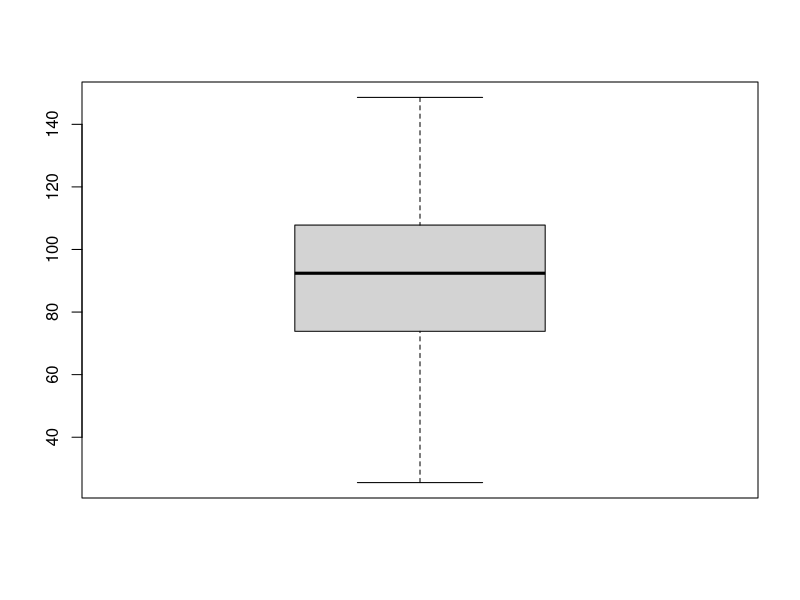
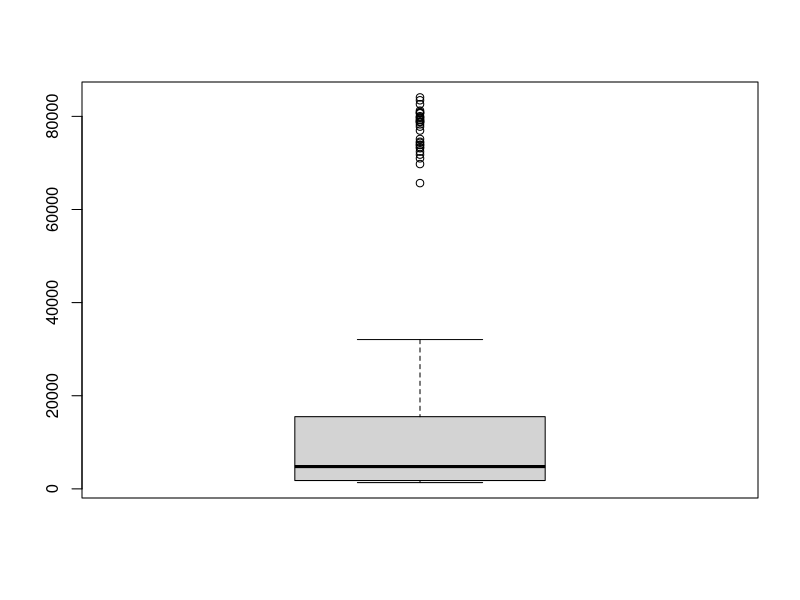
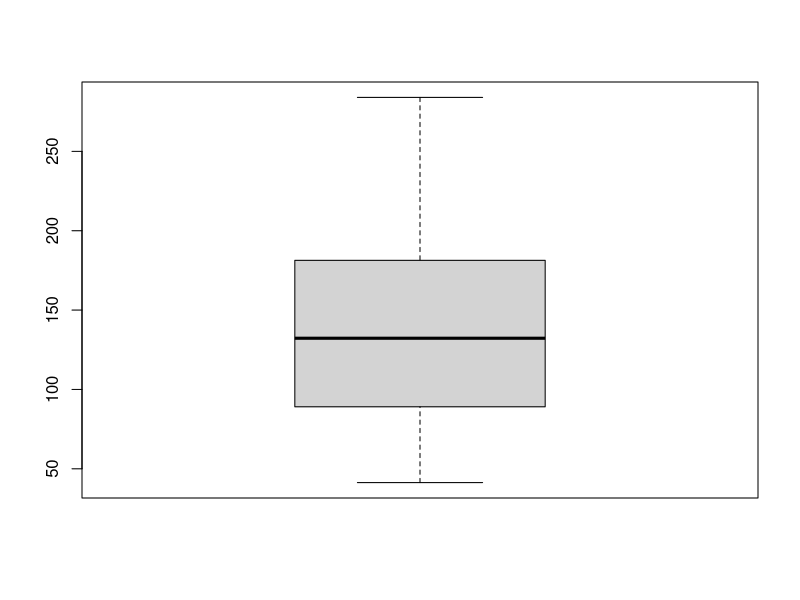
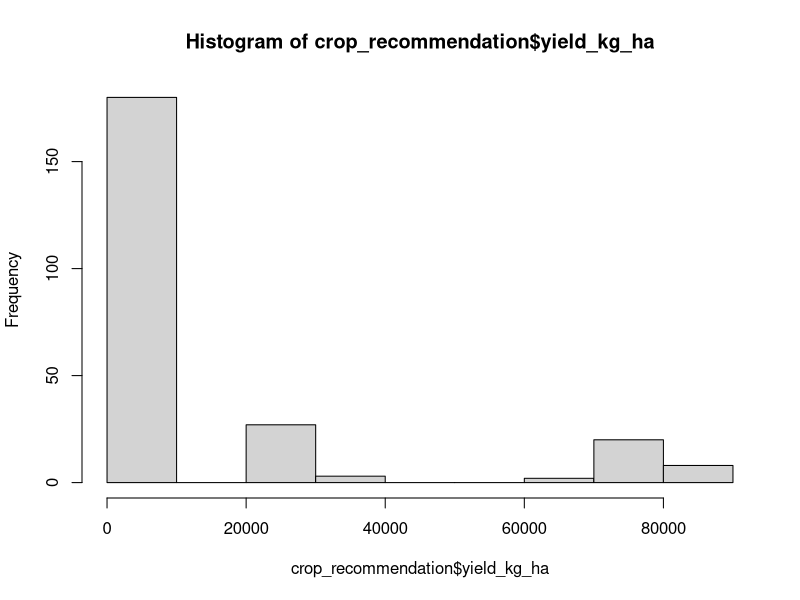
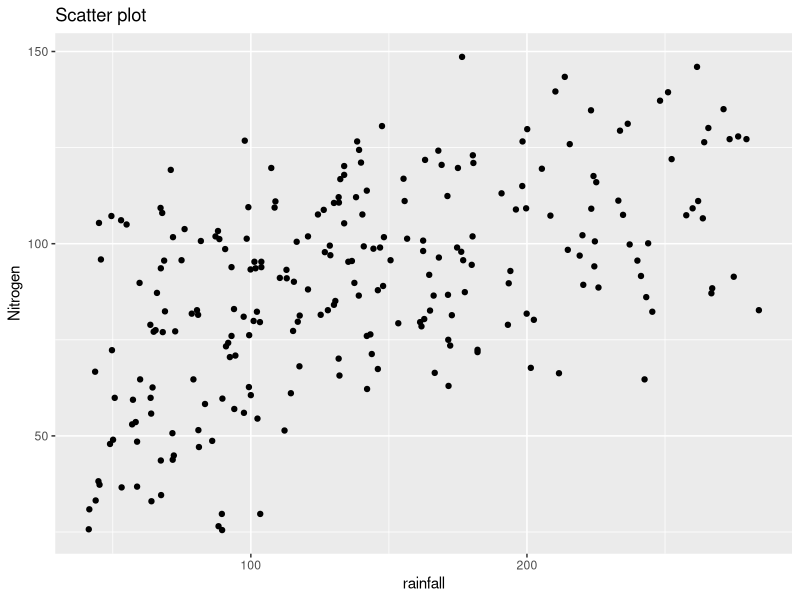
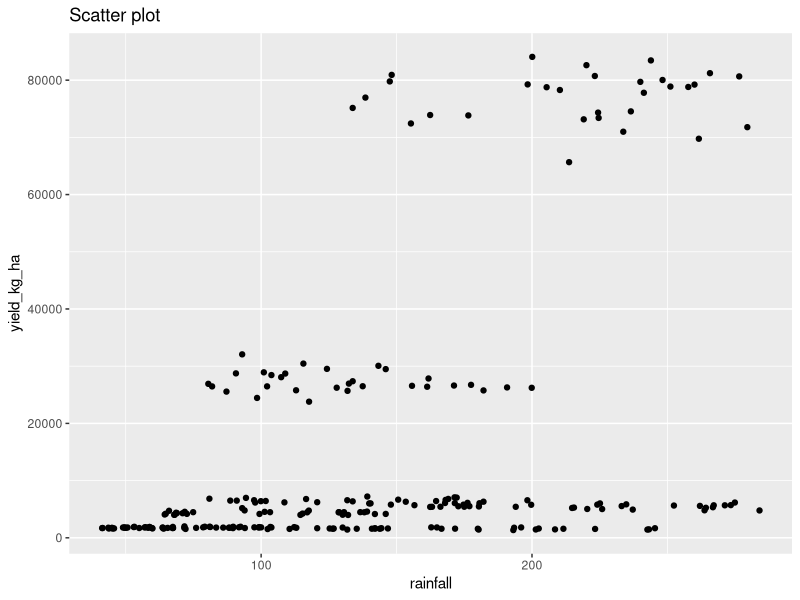
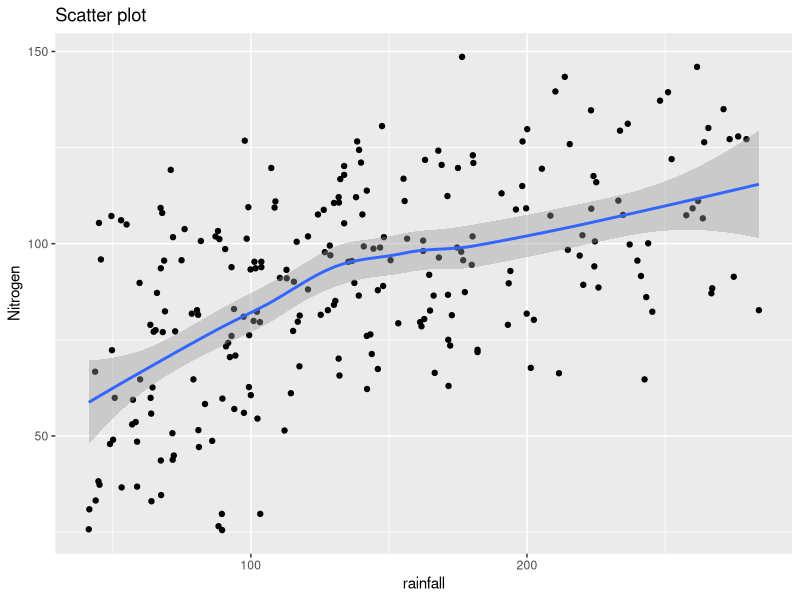
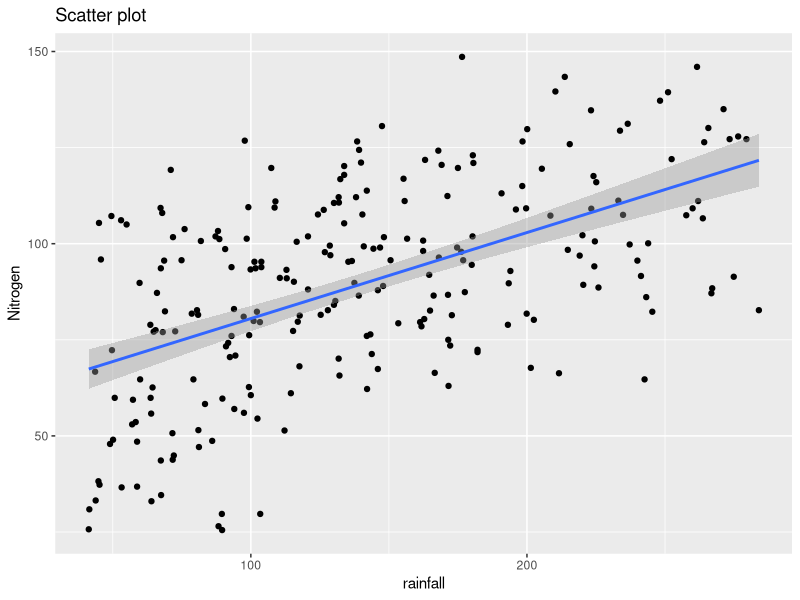

These figures' R source, in order:
library(haven)
library(dplyr)
library(readxl)
Kenya_agri_disease_spatial <- read_excel("Kenya_agri_disease_spatial.xls")

crop_recommendation <- read_excel("crop_recommendation.xlsx")

#filter
maize <- filter(crop_recommendation, Crop == "maize")
hum_above50 <- filter(crop_recommendation, humidity > 50)
hum_maizeabove50 <- filter(crop_recommendation, humidity > 50 & Crop == "maize") 

#select
#Example: Select Crop and yield_category then store them. 
data <- select(crop_recommendation, Crop, yield_category )
#Example Using pipe operator
data1 <- crop_recommendation  %>% 
  select(Crop, yield_category )
#deselect/remove columns from the data set
data2 <- select(crop_recommendation, -Crop, -yield_category )

#combine select and filter
data3 <- crop_recommendation  %>% 
  select( Crop, yield_category ) %>%
  filter(Crop == "rice")

#exercise for cotton crop
cotton <- crop_recommendation  %>% 
  select( Crop, yield_category ) %>%
  filter(Crop == "cotton")


#sort in ascending or descending order
data4 <- arrange(crop_recommendation, yield_kg_ha)  
#Sort yield in descending order
data5 <- arrange(crop_recommendation, -yield_kg_ha) 

#mutate
#Example: creates a new variable "new_yiled" by getting half the yield_kg_ha variable 
half_yield <- mutate(crop_recommendation , new_yield = yield_kg_ha/2)

#Alternative
half_yield1 <- crop_recommendation %>%
  mutate(new_yield = yield_kg_ha/2)
#rename
nit <- rename(crop_recommendation, N = Nitrogen)
#relocate
New_order <- relocate(crop_recommendation, rainfall, yield_category)


##frequency tables, use transform for vertical view
table(crop_recommendation$Crop)
transform(table(crop_recommendation$Crop))
#exercise using yield_category

table(crop_recommendation$yield_category)
transform(table(crop_recommendation$yield_category))

#Summary and misingness
summary(crop_recommendation$Crop)
summary(crop_recommendation$Nitrogen)

#Exercise: what is the mean yield_kg_ha, rainfall
summary(crop_recommendation$yield_kg_ha)
summary(crop_recommendation$yield_kg_ha)
#rainfall
summary(crop_recommendation$rainfall)
summary(crop_recommendation$rainfall)
 
#missing values
table(is.na(crop_recommendation$Crop))
table(is.na(crop_recommendation$Nitrogen))

#Exercise: Are there any missing rainfall values?
table(is.na(crop_recommendation$rainfall))

#outlier detection using box plots
boxplot(crop_recommendation$Nitrogen)
boxplot(crop_recommendation$yield_kg_ha)

#Exercise: using a boxplot, are there any outliers in rainfall recordings
boxplot(crop_recommendation$rainfall)
#data distributions using visual approach and statistical tests
hist(crop_recommendation$yield_kg_ha)
shapiro.test(crop_recommendation$yield_kg_ha)

#ggplot2
install.packages("ggplot2")
library(ggplot2)
#scatter plot
ggplot(crop_recommendation, aes(x=rainfall, y=Nitrogen)) + 
  geom_point() + 
  labs(title= "Scatter plot", x= "rainfall", y= "Nitrogen")

#Exercise: Draw a scatter plot of rainfall vs yield_kg_ha
ggplot(crop_recommendation, aes(x=rainfall, y=yield_kg_ha)) + 
  geom_point() + 
  labs(title= "Scatter plot", x= "rainfall", y= "yield_kg_ha")

#add a smooth line
ggplot(crop_recommendation, aes(x=rainfall, y=Nitrogen)) + 
  geom_point() + 
  geom_smooth() +
  labs(title= "Scatter plot", x= "rainfall", y= "Nitrogen")


#add a straight line
ggplot(crop_recommendation, aes(x=rainfall, y=Nitrogen)) + 
  geom_point() + 
  geom_smooth(method="lm")  +
  labs(title= "Scatter plot", x= "rainfall", y= "Nitrogen")

#add color
ggplot(crop_recommendation, aes(x=rainfall, y=Nitrogen, color = yield_category)) + 
  geom_point() + 
  labs(title= "Scatter plot", x= "rainfall", y= "Nitrogen")

#Exercise: add color by Crop on the scatter plot

#add straight line per category
ggplot(crop_recommendation, aes(x=rainfall, y=Nitrogen, color = yield_category)) + 
  geom_point() + 
  geom_smooth() + 
  labs(title= "Scatter plot", x= "rainfall", y= "Nitrogen")

#add straight line per category
ggplot(crop_recommendation, aes(x=rainfall, y=Nitrogen, color = yield_category)) + 
  geom_point() + 
  geom_smooth(method="lm") + 
  labs(title= "Scatter plot", x= "rainfall", y= "Nitrogen")

#add facets by yield category
ggplot(crop_recommendation, aes(x=rainfall, y=Nitrogen, color = yield_category)) + 
  geom_point() + 
  geom_smooth(method="lm") + 
  labs(title= "Scatter plot", x= "rainfall", y= "Nitrogen") +
  facet_grid(rows = vars(yield_category))

#Exercise: add facets by Crop in the scatter plot above


#Box plots

ggplot(crop_recommendation, aes(x = rainfall, y = Crop, color = Crop)) + 
  geom_boxplot() +  
  labs(title = "Amount of rainfall", x = "rainfall") +
  theme(
    axis.text.y = element_blank(),   # remove crop names
    axis.ticks.y = element_blank()   # remove tick marks
  )


ggplot(crop_recommendation, aes(x = rainfall, y = Crop, color = Crop)) + 
  geom_boxplot() +  
  labs(title = "Amount of rainfall", x = "rainfall") +
  coord_flip() +
  theme(
    axis.text.x = element_blank(),   # remove crop names after flip
    axis.ticks.x = element_blank()   # remove tick marks after flip
  )



# Histograms
ggplot(crop_recommendation, aes(x=yield_kg_ha))+ 
         geom_histogram() +  
         labs(title= "Histogram of crop yield") 
       

ggplot(crop_recommendation, aes(x=yield_kg_ha))+ 
  geom_histogram(aes(y = ..density..), fill='lightgray', col='black') +  
  stat_function(fun = dnorm,args = list(mean = mean(crop_recommendation $ yield_kg_ha),sd = sd(crop_recommendation $ yield_kg_ha)))+
  labs(title= "Histogram of crop yield")  



#bar graph
ggplot(crop_recommendation, aes(x=yield_category)) + 
  geom_bar()+
  labs(title ="Yield category", x="Yield category")

#by crop
ggplot(crop_recommendation, aes(x=yield_category, fill = Crop)) + 
  geom_bar()+
  labs(title ="Yield category", x="Yield category")

#horizontzl bar graph
ggplot(crop_recommendation, aes(x=yield_category, fill =Crop)) + 
  geom_bar()+
  labs(title ="Yield category", x="Yield category")+
   coord_flip() 

#Diagnostics
#Normality test
shapiro.test(crop_recommendation$yield_kg_ha)
shapiro.test(Kenya_agri_disease_spatial$Pesticide_kg)
#Exercise: test if rainfall is normally distributed.

table(Kenya_agri_disease_spatial$year)
Kenya_agri_disease_spatial$year <- as.factor(Kenya_agri_disease_spatial$year)

#ttest
t.test(Pesticide_kg ~ year, data = Kenya_agri_disease_spatial)

##ANOVA using "aov" function
Kenya_agri_disease_spatial$SoilType <- as.factor(Kenya_agri_disease_spatial$SoilType)

ANOVA <- aov(Pesticide_kg~SoilType, data=Kenya_agri_disease_spatial)
summary(ANOVA)

#Exercise : Test whether mean pesticide is equal among LandCover categories

